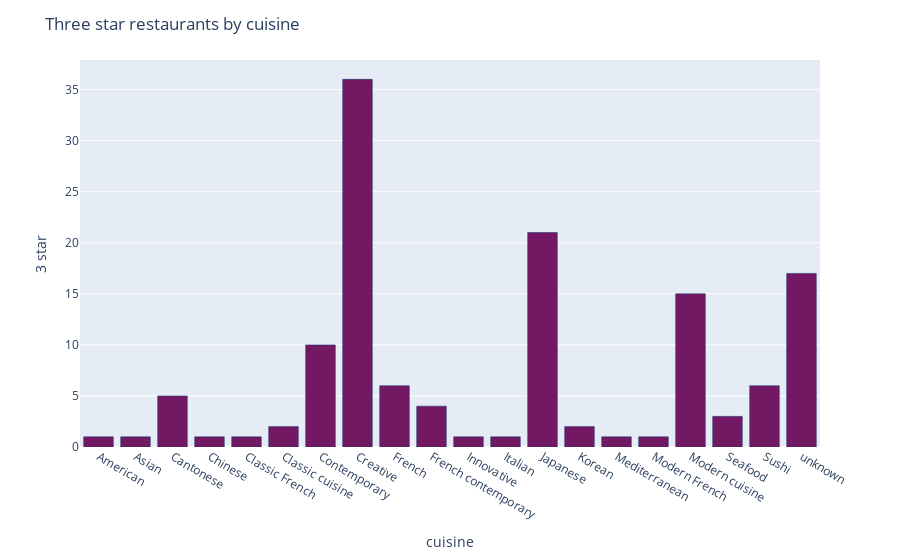

The code cell stored with this chart in its notebook:
### Code cell
fig = px.bar(three_star_cuisine, x='cuisine', y='3 star')
fig.update_traces(marker_color='rgb(115,25,99)', marker_line_color='rgb(8,48,107)')
                 
fig.update_layout(title_text='Three star restaurants by cuisine')  
fig.write_image("images/fig4.png", scale=2)
fig.show()

### Figure 1 — Plotly figure (JSON) as saved in the notebook; plotly's stock layout.template omitted (floating-point values rounded to 4 significant figures)
{"data": [{"alignmentgroup": "True", "hoverlabel": {"namelength": 0}, "hovertemplate": "cuisine=%{x}<br>3 star=%{y}", "legendgroup": "", "marker": {"color": "rgb(115,25,99)", "line": {"color": "rgb(8,48,107)"}}, "name": "", "offsetgroup": "", "orientation": "v", "showlegend": false, "textposition": "auto", "type": "bar", "x": ["American", "Asian", "Cantonese", "Chinese", "Classic French", "Classic cuisine", "Contemporary", "Creative", "French", "French contemporary", "Innovative", "Italian", "Japanese", "Korean", "Mediterranean", "Modern French", "Modern cuisine", "Seafood", "Sushi", "unknown"], "xaxis": "x", "y": [1, 1, 5, 1, 1, 2, 10, 36, 6, 4, 1, 1, 21, 2, 1, 1, 15, 3, 6, 17], "yaxis": "y"}], "layout": {"barmode": "relative", "legend": {"tracegroupgap": 0}, "margin": {"t": 60}, "title": {"text": "Three star restaurants by cuisine"}, "xaxis": {"anchor": "y", "domain": [0, 1], "title": {"text": "cuisine"}}, "yaxis": {"anchor": "x", "domain": [0, 1], "title": {"text": "3 star"}}}}
